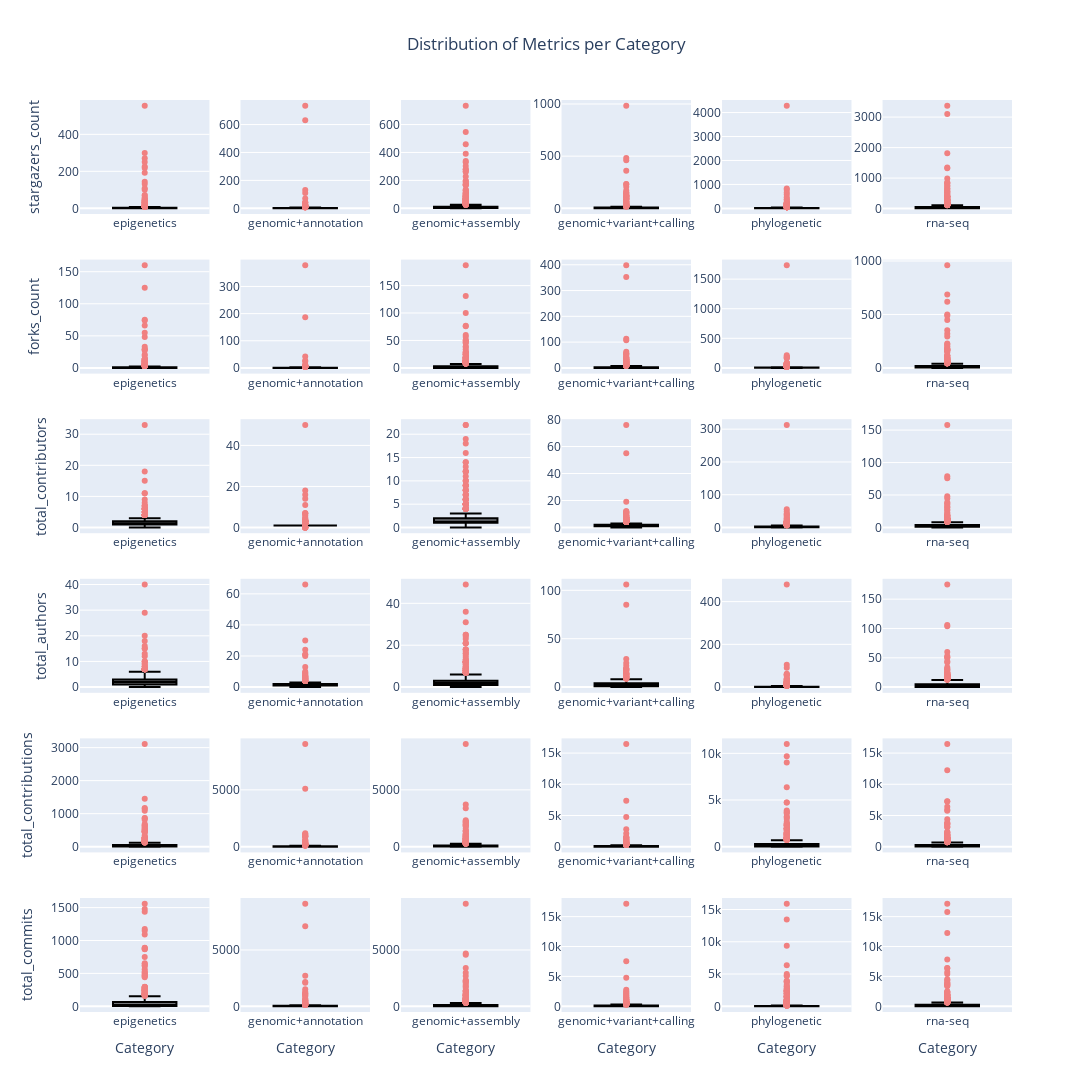

The notebook cell saved with this chart:
### Code cell
import plotly.graph_objects as go
from plotly.subplots import make_subplots

# Sample DataFrame setup (replace with your actual DataFrame)
# Assuming expanded_data is already defined

# Define metrics to plot
metrics = ['stargazers_count', 'forks_count', 'total_contributors', 'total_authors', 'total_contributions', 'total_commits']

# Get unique categories from the DataFrame
categories = sorted(expanded_data['category'].unique())

# Create subplots with 2 columns
fig = make_subplots(
    rows=len(metrics), 
    cols=len(categories), 
    # subplot_titles=[f"{metric}" for metric in metrics for category in categories],
    #vertical_spacing=0.1, 
    #horizontal_spacing=0.1
)

# Colors for boxplot components
box_color = 'lightcoral'
whisker_color = 'black'
cap_color = 'grey'

# Add boxplots for each metric and category
for i, metric in enumerate(metrics):
    for j, category in enumerate(categories):
        row = i + 1
        col = j + 1
        data = expanded_data[expanded_data['category'] == category][metric]

        fig.add_trace(
            go.Box(
                y=data,
                name=category,
                marker=dict(color=box_color),
                line=dict(color=whisker_color),
                boxmean=None,  # No mean line
                showwhiskers=True,
                #boxpoints=False
            ),
            row=row, col=col
        )

# Update layout for the plot
fig.update_layout(
    title_text='Distribution of Metrics per Category',
    title_x=0.5,
    height=1500,
    width=1200,
    showlegend=False
)

# Update axis labels
for i in range(len(metrics)):
    fig.update_yaxes(title_text=f'{metrics[i]}', row=i + 1, col=1)
for j in range(len(categories)):
    fig.update_xaxes(title_text='Category', row=len(metrics), col=j + 1)

# Display the plot
fig.show()

### Figure 1 — Plotly figure (JSON) as saved in the notebook; plotly's stock layout.template omitted (floating-point values rounded to 4 significant figures; data arrays with more than 128 entries replaced by an {"elided": "..."} marker saying what was removed)
{"data": [{"line": {"color": "black"}, "marker": {"color": "lightcoral"}, "name": "epigenetics", "showwhiskers": true, "type": "box", "xaxis": "x", "y": {"elided": "500 int values"}, "yaxis": "y"}, {"line": {"color": "black"}, "marker": {"color": "lightcoral"}, "name": "genomic+annotation", "showwhiskers": true, "type": "box", "xaxis": "x2", "y": {"elided": "213 int values"}, "yaxis": "y2"}, {"line": {"color": "black"}, "marker": {"color": "lightcoral"}, "name": "genomic+assembly", "showwhiskers": true, "type": "box", "xaxis": "x3", "y": {"elided": "616 int values"}, "yaxis": "y3"}, {"line": {"color": "black"}, "marker": {"color": "lightcoral"}, "name": "genomic+variant+calling", "showwhiskers": true, "type": "box", "xaxis": "x4", "y": {"elided": "523 int values"}, "yaxis": "y4"}, {"line": {"color": "black"}, "marker": {"color": "lightcoral"}, "name": "phylogenetic", "showwhiskers": true, "type": "box", "xaxis": "x5", "y": {"elided": "678 int values"}, "yaxis": "y5"}, {"line": {"color": "black"}, "marker": {"color": "lightcoral"}, "name": "rna-seq", "showwhiskers": true, "type": "box", "xaxis": "x6", "y": {"elided": "800 int values"}, "yaxis": "y6"}, {"line": {"color": "black"}, "marker": {"color": "lightcoral"}, "name": "epigenetics", "showwhiskers": true, "type": "box", "xaxis": "x7", "y": {"elided": "500 int values"}, "yaxis": "y7"}, {"line": {"color": "black"}, "marker": {"color": "lightcoral"}, "name": "genomic+annotation", "showwhiskers": true, "type": "box", "xaxis": "x8", "y": {"elided": "213 int values"}, "yaxis": "y8"}, {"line": {"color": "black"}, "marker": {"color": "lightcoral"}, "name": "genomic+assembly", "showwhiskers": true, "type": "box", "xaxis": "x9", "y": {"elided": "616 int values"}, "yaxis": "y9"}, {"line": {"color": "black"}, "marker": {"color": "lightcoral"}, "name": "genomic+variant+calling", "showwhiskers": true, "type": "box", "xaxis": "x10", "y": {"elided": "523 int values"}, "yaxis": "y10"}, {"line": {"color": "black"}, "marker": {"color": "lightcoral"}, "name": "phylogenetic", "showwhiskers": true, "type": "box", "xaxis": "x11", "y": {"elided": "678 int values"}, "yaxis": "y11"}, {"line": {"color": "black"}, "marker": {"color": "lightcoral"}, "name": "rna-seq", "showwhiskers": true, "type": "box", "xaxis": "x12", "y": {"elided": "800 int values"}, "yaxis": "y12"}, {"line": {"color": "black"}, "marker": {"color": "lightcoral"}, "name": "epigenetics", "showwhiskers": true, "type": "box", "xaxis": "x13", "y": {"elided": "500 int values"}, "yaxis": "y13"}, {"line": {"color": "black"}, "marker": {"color": "lightcoral"}, "name": "genomic+annotation", "showwhiskers": true, "type": "box", "xaxis": "x14", "y": {"elided": "213 int values"}, "yaxis": "y14"}, {"line": {"color": "black"}, "marker": {"color": "lightcoral"}, "name": "genomic+assembly", "showwhiskers": true, "type": "box", "xaxis": "x15", "y": {"elided": "616 int values"}, "yaxis": "y15"}, {"line": {"color": "black"}, "marker": {"color": "lightcoral"}, "name": "genomic+variant+calling", "showwhiskers": true, "type": "box", "xaxis": "x16", "y": {"elided": "523 int values"}, "yaxis": "y16"}, {"line": {"color": "black"}, "marker": {"color": "lightcoral"}, "name": "phylogenetic", "showwhiskers": true, "type": "box", "xaxis": "x17", "y": {"elided": "678 int values"}, "yaxis": "y17"}, {"line": {"color": "black"}, "marker": {"color": "lightcoral"}, "name": "rna-seq", "showwhiskers": true, "type": "box", "xaxis": "x18", "y": {"elided": "800 int values"}, "yaxis": "y18"}, {"line": {"color": "black"}, "marker": {"color": "lightcoral"}, "name": "epigenetics", "showwhiskers": true, "type": "box", "xaxis": "x19", "y": {"elided": "500 int values"}, "yaxis": "y19"}, {"line": {"color": "black"}, "marker": {"color": "lightcoral"}, "name": "genomic+annotation", "showwhiskers": true, "type": "box", "xaxis": "x20", "y": {"elided": "213 int values"}, "yaxis": "y20"}, {"line": {"color": "black"}, "marker": {"color": "lightcoral"}, "name": "genomic+assembly", "showwhiskers": true, "type": "box", "xaxis": "x21", "y": {"elided": "616 int values"}, "yaxis": "y21"}, {"line": {"color": "black"}, "marker": {"color": "lightcoral"}, "name": "genomic+variant+calling", "showwhiskers": true, "type": "box", "xaxis": "x22", "y": {"elided": "523 int values"}, "yaxis": "y22"}, {"line": {"color": "black"}, "marker": {"color": "lightcoral"}, "name": "phylogenetic", "showwhiskers": true, "type": "box", "xaxis": "x23", "y": {"elided": "678 int values"}, "yaxis": "y23"}, {"line": {"color": "black"}, "marker": {"color": "lightcoral"}, "name": "rna-seq", "showwhiskers": true, "type": "box", "xaxis": "x24", "y": {"elided": "800 int values"}, "yaxis": "y24"}, {"line": {"color": "black"}, "marker": {"color": "lightcoral"}, "name": "epigenetics", "showwhiskers": true, "type": "box", "xaxis": "x25", "y": {"elided": "500 int values"}, "yaxis": "y25"}, {"line": {"color": "black"}, "marker": {"color": "lightcoral"}, "name": "genomic+annotation", "showwhiskers": true, "type": "box", "xaxis": "x26", "y": {"elided": "213 int values"}, "yaxis": "y26"}, {"line": {"color": "black"}, "marker": {"color": "lightcoral"}, "name": "genomic+assembly", "showwhiskers": true, "type": "box", "xaxis": "x27", "y": {"elided": "616 int values"}, "yaxis": "y27"}, {"line": {"color": "black"}, "marker": {"color": "lightcoral"}, "name": "genomic+variant+calling", "showwhiskers": true, "type": "box", "xaxis": "x28", "y": {"elided": "523 int values"}, "yaxis": "y28"}, {"line": {"color": "black"}, "marker": {"color": "lightcoral"}, "name": "phylogenetic", "showwhiskers": true, "type": "box", "xaxis": "x29", "y": {"elided": "678 int values"}, "yaxis": "y29"}, {"line": {"color": "black"}, "marker": {"color": "lightcoral"}, "name": "rna-seq", "showwhiskers": true, "type": "box", "xaxis": "x30", "y": {"elided": "800 int values"}, "yaxis": "y30"}, {"line": {"color": "black"}, "marker": {"color": "lightcoral"}, "name": "epigenetics", "showwhiskers": true, "type": "box", "xaxis": "x31", "y": {"elided": "500 int values"}, "yaxis": "y31"}, {"line": {"color": "black"}, "marker": {"color": "lightcoral"}, "name": "genomic+annotation", "showwhiskers": true, "type": "box", "xaxis": "x32", "y": {"elided": "213 int values"}, "yaxis": "y32"}, {"line": {"color": "black"}, "marker": {"color": "lightcoral"}, "name": "genomic+assembly", "showwhiskers": true, "type": "box", "xaxis": "x33", "y": {"elided": "616 int values"}, "yaxis": "y33"}, {"line": {"color": "black"}, "marker": {"color": "lightcoral"}, "name": "genomic+variant+calling", "showwhiskers": true, "type": "box", "xaxis": "x34", "y": {"elided": "523 int values"}, "yaxis": "y34"}, {"line": {"color": "black"}, "marker": {"color": "lightcoral"}, "name": "phylogenetic", "showwhiskers": true, "type": "box", "xaxis": "x35", "y": {"elided": "678 int values"}, "yaxis": "y35"}, {"line": {"color": "black"}, "marker": {"color": "lightcoral"}, "name": "rna-seq", "showwhiskers": true, "type": "box", "xaxis": "x36", "y": {"elided": "800 int values"}, "yaxis": "y36"}], "layout": {"height": 1500, "showlegend": false, "title": {"text": "Distribution of Metrics per Category", "x": 0.5}, "width": 1200, "xaxis": {"anchor": "y", "domain": [0, 0.1389]}, "xaxis10": {"anchor": "y10", "domain": [0.5167, 0.6556]}, "xaxis11": {"anchor": "y11", "domain": [0.6889, 0.8278]}, "xaxis12": {"anchor": "y12", "domain": [0.8611, 1]}, "xaxis13": {"anchor": "y13", "domain": [0, 0.1389]}, "xaxis14": {"anchor": "y14", "domain": [0.1722, 0.3111]}, "xaxis15": {"anchor": "y15", "domain": [0.3444, 0.4833]}, "xaxis16": {"anchor": "y16", "domain": [0.5167, 0.6556]}, "xaxis17": {"anchor": "y17", "domain": [0.6889, 0.8278]}, "xaxis18": {"anchor": "y18", "domain": [0.8611, 1]}, "xaxis19": {"anchor": "y19", "domain": [0, 0.1389]}, "xaxis2": {"anchor": "y2", "domain": [0.1722, 0.3111]}, "xaxis20": {"anchor": "y20", "domain": [0.1722, 0.3111]}, "xaxis21": {"anchor": "y21", "domain": [0.3444, 0.4833]}, "xaxis22": {"anchor": "y22", "domain": [0.5167, 0.6556]}, "xaxis23": {"anchor": "y23", "domain": [0.6889, 0.8278]}, "xaxis24": {"anchor": "y24", "domain": [0.8611, 1]}, "xaxis25": {"anchor": "y25", "domain": [0, 0.1389]}, "xaxis26": {"anchor": "y26", "domain": [0.1722, 0.3111]}, "xaxis27": {"anchor": "y27", "domain": [0.3444, 0.4833]}, "xaxis28": {"anchor": "y28", "domain": [0.5167, 0.6556]}, "xaxis29": {"anchor": "y29", "domain": [0.6889, 0.8278]}, "xaxis3": {"anchor": "y3", "domain": [0.3444, 0.4833]}, "xaxis30": {"anchor": "y30", "domain": [0.8611, 1]}, "xaxis31": {"anchor": "y31", "domain": [0, 0.1389], "title": {"text": "Category"}}, "xaxis32": {"anchor": "y32", "domain": [0.1722, 0.3111], "title": {"text": "Category"}}, "xaxis33": {"anchor": "y33", "domain": [0.3444, 0.4833], "title": {"text": "Category"}}, "xaxis34": {"anchor": "y34", "domain": [0.5167, 0.6556], "title": {"text": "Category"}}, "xaxis35": {"anchor": "y35", "domain": [0.6889, 0.8278], "title": {"text": "Category"}}, "xaxis36": {"anchor": "y36", "domain": [0.8611, 1], "title": {"text": "Category"}}, "xaxis4": {"anchor": "y4", "domain": [0.5167, 0.6556]}, "xaxis5": {"anchor": "y5", "domain": [0.6889, 0.8278]}, "xaxis6": {"anchor": "y6", "domain": [0.8611, 1]}, "xaxis7": {"anchor": "y7", "domain": [0, 0.1389]}, "xaxis8": {"anchor": "y8", "domain": [0.1722, 0.3111]}, "xaxis9": {"anchor": "y9", "domain": [0.3444, 0.4833]}, "yaxis": {"anchor": "x", "domain": [0.875, 1], "title": {"text": "stargazers_count"}}, "yaxis10": {"anchor": "x10", "domain": [0.7, 0.825]}, "yaxis11": {"anchor": "x11", "domain": [0.7, 0.825]}, "yaxis12": {"anchor": "x12", "domain": [0.7, 0.825]}, "yaxis13": {"anchor": "x13", "domain": [0.525, 0.65], "title": {"text": "total_contributors"}}, "yaxis14": {"anchor": "x14", "domain": [0.525, 0.65]}, "yaxis15": {"anchor": "x15", "domain": [0.525, 0.65]}, "yaxis16": {"anchor": "x16", "domain": [0.525, 0.65]}, "yaxis17": {"anchor": "x17", "domain": [0.525, 0.65]}, "yaxis18": {"anchor": "x18", "domain": [0.525, 0.65]}, "yaxis19": {"anchor": "x19", "domain": [0.35, 0.475], "title": {"text": "total_authors"}}, "yaxis2": {"anchor": "x2", "domain": [0.875, 1]}, "yaxis20": {"anchor": "x20", "domain": [0.35, 0.475]}, "yaxis21": {"anchor": "x21", "domain": [0.35, 0.475]}, "yaxis22": {"anchor": "x22", "domain": [0.35, 0.475]}, "yaxis23": {"anchor": "x23", "domain": [0.35, 0.475]}, "yaxis24": {"anchor": "x24", "domain": [0.35, 0.475]}, "yaxis25": {"anchor": "x25", "domain": [0.175, 0.3], "title": {"text": "total_contributions"}}, "yaxis26": {"anchor": "x26", "domain": [0.175, 0.3]}, "yaxis27": {"anchor": "x27", "domain": [0.175, 0.3]}, "yaxis28": {"anchor": "x28", "domain": [0.175, 0.3]}, "yaxis29": {"anchor": "x29", "domain": [0.175, 0.3]}, "yaxis3": {"anchor": "x3", "domain": [0.875, 1]}, "yaxis30": {"anchor": "x30", "domain": [0.175, 0.3]}, "yaxis31": {"anchor": "x31", "domain": [0, 0.125], "title": {"text": "total_commits"}}, "yaxis32": {"anchor": "x32", "domain": [0, 0.125]}, "yaxis33": {"anchor": "x33", "domain": [0, 0.125]}, "yaxis34": {"anchor": "x34", "domain": [0, 0.125]}, "yaxis35": {"anchor": "x35", "domain": [0, 0.125]}, "yaxis36": {"anchor": "x36", "domain": [0, 0.125]}, "yaxis4": {"anchor": "x4", "domain": [0.875, 1]}, "yaxis5": {"anchor": "x5", "domain": [0.875, 1]}, "yaxis6": {"anchor": "x6", "domain": [0.875, 1]}, "yaxis7": {"anchor": "x7", "domain": [0.7, 0.825], "title": {"text": "forks_count"}}, "yaxis8": {"anchor": "x8", "domain": [0.7, 0.825]}, "yaxis9": {"anchor": "x9", "domain": [0.7, 0.825]}}}
